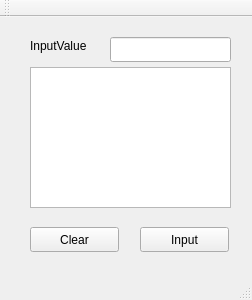
<?xml version="1.0" encoding="UTF-8"?>
<ui version="4.0">
 <class>MainWindow</class>
 <widget class="QMainWindow" name="MainWindow">
  <property name="geometry">
   <rect>
    <x>0</x>
    <y>0</y>
    <width>252</width>
    <height>300</height>
   </rect>
  </property>
  <property name="windowTitle">
   <string>MainWindow</string>
  </property>
  <widget class="QWidget" name="centralWidget">
   <widget class="QLabel" name="input_text">
    <property name="geometry">
     <rect>
      <x>30</x>
      <y>20</y>
      <width>81</width>
      <height>17</height>
     </rect>
    </property>
    <property name="text">
     <string>InputValue</string>
    </property>
   </widget>
   <widget class="QLineEdit" name="input_value">
    <property name="geometry">
     <rect>
      <x>110</x>
      <y>20</y>
      <width>121</width>
      <height>25</height>
     </rect>
    </property>
   </widget>
   <widget class="QTextEdit" name="textView">
    <property name="geometry">
     <rect>
      <x>30</x>
      <y>50</y>
      <width>201</width>
      <height>141</height>
     </rect>
    </property>
   </widget>
   <widget class="QPushButton" name="clearBtn">
    <property name="geometry">
     <rect>
      <x>30</x>
      <y>210</y>
      <width>89</width>
      <height>25</height>
     </rect>
    </property>
    <property name="text">
     <string>Clear</string>
    </property>
   </widget>
   <widget class="QPushButton" name="inputBtn">
    <property name="geometry">
     <rect>
      <x>140</x>
      <y>210</y>
      <width>89</width>
      <height>25</height>
     </rect>
    </property>
    <property name="text">
     <string>Input</string>
    </property>
   </widget>
  </widget>
  <widget class="QMenuBar" name="menuBar">
   <property name="geometry">
    <rect>
     <x>0</x>
     <y>0</y>
     <width>252</width>
     <height>22</height>
    </rect>
   </property>
  </widget>
  <widget class="QToolBar" name="mainToolBar">
   <attribute name="toolBarArea">
    <enum>TopToolBarArea</enum>
   </attribute>
   <attribute name="toolBarBreak">
    <bool>false</bool>
   </attribute>
  </widget>
  <widget class="QStatusBar" name="statusBar"/>
 </widget>
 <layoutdefault spacing="6" margin="11"/>
 <resources/>
 <connections/>
</ui>
